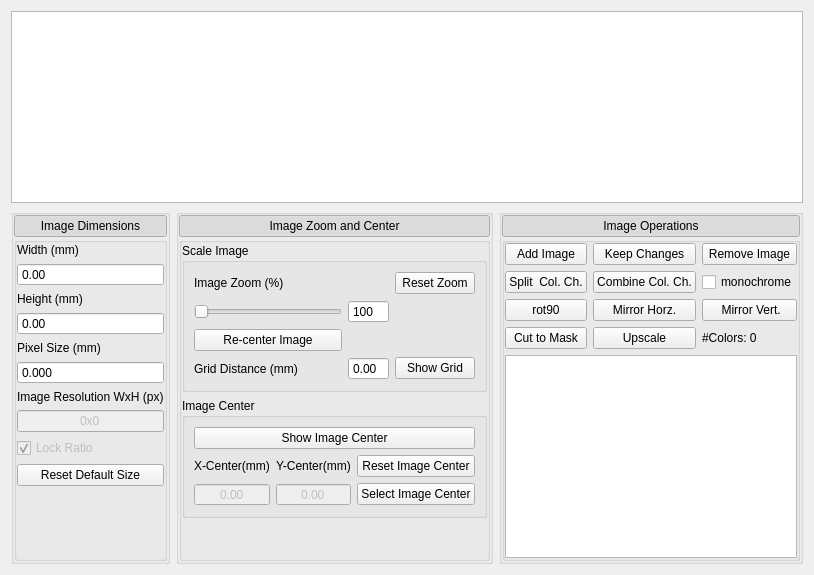
        <widget class="QWidget" name="image_tab">
         <property name="enabled">
          <bool>true</bool>
         </property>
         <attribute name="title">
          <string>Image Visualization</string>
         </attribute>
         <layout class="QGridLayout" name="gridLayout_4" rowstretch="1,0,0">
          <item row="1" column="0" rowspan="2">
           <widget class="QGroupBox" name="image_dimension_frame">
            <property name="title">
             <string/>
            </property>
            <property name="styleClass" stdset="0">
             <string>outsideFrame</string>
            </property>
            <layout class="QVBoxLayout" name="verticalLayout_21">
             <property name="spacing">
              <number>0</number>
             </property>
             <property name="leftMargin">
              <number>0</number>
             </property>
             <property name="topMargin">
              <number>0</number>
             </property>
             <property name="rightMargin">
              <number>0</number>
             </property>
             <property name="bottomMargin">
              <number>0</number>
             </property>
             <item>
              <widget class="QPushButton" name="pushButton_12">
               <property name="text">
                <string>Image Dimensions</string>
               </property>
               <property name="checkable">
                <bool>true</bool>
               </property>
               <property name="checked">
                <bool>true</bool>
               </property>
               <property name="styleClass" stdset="0">
                <string>MenuButton</string>
               </property>
              </widget>
             </item>
             <item>
              <widget class="QGroupBox" name="inside_image_dimension_frame">
               <property name="title">
                <string/>
               </property>
               <property name="styleClass" stdset="0">
                <string>insideFrame</string>
               </property>
               <layout class="QGridLayout" name="gridLayout_8">
                <property name="leftMargin">
                 <number>0</number>
                </property>
                <property name="topMargin">
                 <number>0</number>
                </property>
                <property name="rightMargin">
                 <number>0</number>
                </property>
                <property name="horizontalSpacing">
                 <number>0</number>
                </property>
                <item row="6" column="0">
                 <widget class="QLabel" name="label_23">
                  <property name="text">
                   <string>Image Resolution WxH (px)</string>
                  </property>
                 </widget>
                </item>
                <item row="7" column="0">
                 <widget class="QLineEdit" name="image_resolution_edit">
                  <property name="enabled">
                   <bool>false</bool>
                  </property>
                  <property name="sizePolicy">
                   <sizepolicy hsizetype="Minimum" vsizetype="Fixed">
                    <horstretch>0</horstretch>
                    <verstretch>0</verstretch>
                   </sizepolicy>
                  </property>
                  <property name="text">
                   <string>0x0</string>
                  </property>
                  <property name="alignment">
                   <set>Qt::AlignCenter</set>
                  </property>
                 </widget>
                </item>
                <item row="5" column="0">
                 <widget class="QDoubleSpinBox" name="pixel_size_spinbox">
                  <property name="buttonSymbols">
                   <enum>QAbstractSpinBox::NoButtons</enum>
                  </property>
                  <property name="decimals">
                   <number>3</number>
                  </property>
                  <property name="maximum">
                   <double>100.000000000000000</double>
                  </property>
                  <property name="singleStep">
                   <double>0.010000000000000</double>
                  </property>
                 </widget>
                </item>
                <item row="8" column="0">
                 <widget class="QCheckBox" name="lock_ratio_check">
                  <property name="enabled">
                   <bool>false</bool>
                  </property>
                  <property name="text">
                   <string>Lock Ratio</string>
                  </property>
                  <property name="checked">
                   <bool>true</bool>
                  </property>
                 </widget>
                </item>
                <item row="9" column="0">
                 <widget class="QPushButton" name="reset_image_size_button">
                  <property name="text">
                   <string>Reset Default Size</string>
                  </property>
                 </widget>
                </item>
                <item row="1" column="0">
                 <widget class="QDoubleSpinBox" name="width_spinbox">
                  <property name="buttonSymbols">
                   <enum>QAbstractSpinBox::NoButtons</enum>
                  </property>
                  <property name="maximum">
                   <double>1000.000000000000000</double>
                  </property>
                 </widget>
                </item>
                <item row="0" column="0">
                 <widget class="QLabel" name="width_label">
                  <property name="text">
                   <string>Width (mm)</string>
                  </property>
                 </widget>
                </item>
                <item row="2" column="0">
                 <widget class="QLabel" name="height_label">
                  <property name="text">
                   <string>Height (mm)</string>
                  </property>
                 </widget>
                </item>
                <item row="3" column="0">
                 <widget class="QDoubleSpinBox" name="height_spinbox">
                  <property name="buttonSymbols">
                   <enum>QAbstractSpinBox::NoButtons</enum>
                  </property>
                  <property name="maximum">
                   <double>1000.000000000000000</double>
                  </property>
                 </widget>
                </item>
                <item row="4" column="0">
                 <widget class="QLabel" name="label_22">
                  <property name="text">
                   <string>Pixel Size (mm)</string>
                  </property>
                 </widget>
                </item>
                <item row="10" column="0">
                 <spacer name="verticalSpacer_3">
                  <property name="orientation">
                   <enum>Qt::Vertical</enum>
                  </property>
                  <property name="sizeHint" stdset="0">
                   <size>
                    <width>20</width>
                    <height>40</height>
                   </size>
                  </property>
                 </spacer>
                </item>
               </layout>
              </widget>
             </item>
            </layout>
           </widget>
          </item>
          <item row="1" column="1" rowspan="2">
           <widget class="QGroupBox" name="zoom_center_frame">
            <property name="title">
             <string/>
            </property>
            <property name="styleClass" stdset="0">
             <string>outsideFrame</string>
            </property>
            <layout class="QVBoxLayout" name="verticalLayout_22">
             <property name="spacing">
              <number>0</number>
             </property>
             <property name="leftMargin">
              <number>0</number>
             </property>
             <property name="topMargin">
              <number>0</number>
             </property>
             <property name="rightMargin">
              <number>0</number>
             </property>
             <property name="bottomMargin">
              <number>0</number>
             </property>
             <item>
              <widget class="QPushButton" name="pushButton_13">
               <property name="text">
                <string>Image Zoom and Center</string>
               </property>
               <property name="checkable">
                <bool>true</bool>
               </property>
               <property name="checked">
                <bool>true</bool>
               </property>
               <property name="styleClass" stdset="0">
                <string>MenuButton</string>
               </property>
              </widget>
             </item>
             <item>
              <widget class="QGroupBox" name="inside_zoom_center_frame">
               <property name="title">
                <string/>
               </property>
               <property name="styleClass" stdset="0">
                <string>insideFrame</string>
               </property>
               <layout class="QGridLayout" name="gridLayout_7">
                <property name="leftMargin">
                 <number>0</number>
                </property>
                <property name="topMargin">
                 <number>0</number>
                </property>
                <property name="rightMargin">
                 <number>0</number>
                </property>
                <property name="bottomMargin">
                 <number>0</number>
                </property>
                <item row="1" column="0">
                 <widget class="QGroupBox" name="groupBox_2">
                  <property name="title">
                   <string>Image Center</string>
                  </property>
                  <property name="styleClass" stdset="0">
                   <string>verticalSubFrame</string>
                  </property>
                  <layout class="QGridLayout" name="gridLayout_21">
                   <item row="1" column="0">
                    <widget class="QLabel" name="label_15">
                     <property name="text">
                      <string>X-Center(mm)</string>
                     </property>
                    </widget>
                   </item>
                   <item row="2" column="0">
                    <widget class="QDoubleSpinBox" name="h_center_spinbox">
                     <property name="enabled">
                      <bool>false</bool>
                     </property>
                     <property name="alignment">
                      <set>Qt::AlignCenter</set>
                     </property>
                     <property name="buttonSymbols">
                      <enum>QAbstractSpinBox::NoButtons</enum>
                     </property>
                     <property name="minimum">
                      <double>-10000.000000000000000</double>
                     </property>
                     <property name="maximum">
                      <double>10000.000000000000000</double>
                     </property>
                    </widget>
                   </item>
                   <item row="1" column="1">
                    <widget class="QLabel" name="label_16">
                     <property name="text">
                      <string>Y-Center(mm)</string>
                     </property>
                    </widget>
                   </item>
                   <item row="2" column="2">
                    <widget class="QPushButton" name="set_image_center_button">
                     <property name="text">
                      <string>Select Image Center</string>
                     </property>
                     <property name="checkable">
                      <bool>true</bool>
                     </property>
                    </widget>
                   </item>
                   <item row="1" column="2">
                    <widget class="QPushButton" name="reset_image_center_button">
                     <property name="text">
                      <string>Reset Image Center</string>
                     </property>
                    </widget>
                   </item>
                   <item row="2" column="1">
                    <widget class="QDoubleSpinBox" name="v_center_spinbox">
                     <property name="enabled">
                      <bool>false</bool>
                     </property>
                     <property name="alignment">
                      <set>Qt::AlignCenter</set>
                     </property>
                     <property name="buttonSymbols">
                      <enum>QAbstractSpinBox::NoButtons</enum>
                     </property>
                     <property name="minimum">
                      <double>-10000.000000000000000</double>
                     </property>
                     <property name="maximum">
                      <double>10000.000000000000000</double>
                     </property>
                    </widget>
                   </item>
                   <item row="0" column="0" colspan="3">
                    <widget class="QPushButton" name="show_image_center_button">
                     <property name="text">
                      <string>Show Image Center</string>
                     </property>
                     <property name="checkable">
                      <bool>false</bool>
                     </property>
                    </widget>
                   </item>
                  </layout>
                 </widget>
                </item>
                <item row="0" column="0">
                 <widget class="QGroupBox" name="image_scaler_frame">
                  <property name="title">
                   <string>Scale Image</string>
                  </property>
                  <property name="styleClass" stdset="0">
                   <string>verticalSubFrame</string>
                  </property>
                  <layout class="QGridLayout" name="gridLayout_3">
                   <item row="1" column="1">
                    <widget class="QSlider" name="zoom_slider">
                     <property name="orientation">
                      <enum>Qt::Horizontal</enum>
                     </property>
                    </widget>
                   </item>
                   <item row="3" column="3">
                    <widget class="QPushButton" name="grid_toggle_button">
                     <property name="text">
                      <string>Show Grid</string>
                     </property>
                    </widget>
                   </item>
                   <item row="1" column="2">
                    <widget class="QSpinBox" name="zoom_spinbox">
                     <property name="buttonSymbols">
                      <enum>QAbstractSpinBox::NoButtons</enum>
                     </property>
                     <property name="minimum">
                      <number>10</number>
                     </property>
                     <property name="maximum">
                      <number>1000</number>
                     </property>
                     <property name="singleStep">
                      <number>1</number>
                     </property>
                     <property name="value">
                      <number>100</number>
                     </property>
                    </widget>
                   </item>
                   <item row="0" column="1">
                    <widget class="QLabel" name="zoom_label">
                     <property name="text">
                      <string>Image Zoom (%)</string>
                     </property>
                    </widget>
                   </item>
                   <item row="0" column="3">
                    <widget class="QPushButton" name="reset_zoom_button">
                     <property name="text">
                      <string>Reset Zoom</string>
                     </property>
                    </widget>
                   </item>
                   <item row="3" column="1">
                    <widget class="QLabel" name="grid_distance_label">
                     <property name="text">
                      <string>Grid Distance (mm)</string>
                     </property>
                    </widget>
                   </item>
                   <item row="3" column="2">
                    <widget class="QDoubleSpinBox" name="grid_distance_spinbox">
                     <property name="buttonSymbols">
                      <enum>QAbstractSpinBox::NoButtons</enum>
                     </property>
                    </widget>
                   </item>
                   <item row="2" column="1">
                    <widget class="QPushButton" name="recenter_image_button">
                     <property name="text">
                      <string>Re-center Image</string>
                     </property>
                    </widget>
                   </item>
                  </layout>
                 </widget>
                </item>
                <item row="2" column="0">
                 <spacer name="verticalSpacer_2">
                  <property name="orientation">
                   <enum>Qt::Vertical</enum>
                  </property>
                  <property name="sizeHint" stdset="0">
                   <size>
                    <width>20</width>
                    <height>40</height>
                   </size>
                  </property>
                 </spacer>
                </item>
               </layout>
              </widget>
             </item>
            </layout>
           </widget>
          </item>
          <item row="0" column="0" colspan="3">
           <widget class="NoScrollGraphicsView" name="image_canvas">
            <property name="mouseTracking">
             <bool>true</bool>
            </property>
            <property name="verticalScrollBarPolicy">
             <enum>Qt::ScrollBarAlwaysOff</enum>
            </property>
            <property name="horizontalScrollBarPolicy">
             <enum>Qt::ScrollBarAlwaysOff</enum>
            </property>
           </widget>
          </item>
          <item row="1" column="2" rowspan="2">
           <widget class="QGroupBox" name="image_lister_frame">
            <property name="title">
             <string/>
            </property>
            <property name="styleClass" stdset="0">
             <string>outsideFrame</string>
            </property>
            <layout class="QVBoxLayout" name="verticalLayout_20">
             <property name="spacing">
              <number>0</number>
             </property>
             <property name="leftMargin">
              <number>0</number>
             </property>
             <property name="topMargin">
              <number>0</number>
             </property>
             <property name="rightMargin">
              <number>0</number>
             </property>
             <property name="bottomMargin">
              <number>0</number>
             </property>
             <item>
              <widget class="QPushButton" name="pushButton_11">
               <property name="text">
                <string>Image Operations</string>
               </property>
               <property name="checkable">
                <bool>true</bool>
               </property>
               <property name="checked">
                <bool>true</bool>
               </property>
               <property name="styleClass" stdset="0">
                <string>MenuButton</string>
               </property>
              </widget>
             </item>
             <item>
              <widget class="QGroupBox" name="inside_image_lister_frame">
               <property name="title">
                <string/>
               </property>
               <property name="styleClass" stdset="0">
                <string>insideFrame</string>
               </property>
               <layout class="QGridLayout" name="gridLayout_9">
                <property name="leftMargin">
                 <number>0</number>
                </property>
                <property name="topMargin">
                 <number>0</number>
                </property>
                <property name="rightMargin">
                 <number>0</number>
                </property>
                <property name="bottomMargin">
                 <number>0</number>
                </property>
                <property name="horizontalSpacing">
                 <number>6</number>
                </property>
                <item row="0" column="0">
                 <widget class="QPushButton" name="add_image_button">
                  <property name="text">
                   <string>Add Image</string>
                  </property>
                 </widget>
                </item>
                <item row="0" column="1">
                 <widget class="QPushButton" name="keep_changes_button">
                  <property name="text">
                   <string>Keep Changes</string>
                  </property>
                 </widget>
                </item>
                <item row="1" column="2">
                 <widget class="QCheckBox" name="monochrome_check">
                  <property name="enabled">
                   <bool>true</bool>
                  </property>
                  <property name="text">
                   <string>monochrome</string>
                  </property>
                  <property name="checked">
                   <bool>false</bool>
                  </property>
                 </widget>
                </item>
                <item row="2" column="0">
                 <widget class="QPushButton" name="rot_image_90_button">
                  <property name="text">
                   <string>rot90</string>
                  </property>
                 </widget>
                </item>
                <item row="2" column="2">
                 <widget class="QPushButton" name="mirror_image_vertical_button">
                  <property name="text">
                   <string> Mirror Vert.</string>
                  </property>
                 </widget>
                </item>
                <item row="3" column="1">
                 <widget class="QPushButton" name="upscale_button">
                  <property name="text">
                   <string>Upscale</string>
                  </property>
                 </widget>
                </item>
                <item row="4" column="0" colspan="3">
                 <widget class="QListWidget" name="images_ListWidget">
                  <property name="acceptDrops">
                   <bool>true</bool>
                  </property>
                  <property name="dragEnabled">
                   <bool>true</bool>
                  </property>
                  <property name="dragDropMode">
                   <enum>QAbstractItemView::InternalMove</enum>
                  </property>
                  <property name="selectionMode">
                   <enum>QAbstractItemView::ExtendedSelection</enum>
                  </property>
                 </widget>
                </item>
                <item row="2" column="1">
                 <widget class="QPushButton" name="mirror_image_horizontal_button">
                  <property name="text">
                   <string>Mirror Horz.</string>
                  </property>
                 </widget>
                </item>
                <item row="1" column="1">
                 <widget class="QPushButton" name="combine_image_button">
                  <property name="text">
                   <string>Combine Col. Ch.</string>
                  </property>
                 </widget>
                </item>
                <item row="3" column="0">
                 <widget class="QPushButton" name="cut_to_mask_button">
                  <property name="enabled">
                   <bool>true</bool>
                  </property>
                  <property name="text">
                   <string>Cut to Mask</string>
                  </property>
                 </widget>
                </item>
                <item row="3" column="2">
                 <widget class="QLabel" name="number_of_colors_label">
                  <property name="text">
                   <string>#Colors: 0</string>
                  </property>
                 </widget>
                </item>
                <item row="0" column="2">
                 <widget class="QPushButton" name="remove_image_button">
                  <property name="text">
                   <string>Remove Image</string>
                  </property>
                 </widget>
                </item>
                <item row="1" column="0">
                 <widget class="QPushButton" name="split_color_button">
                  <property name="text">
                   <string>Split  Col. Ch.</string>
                  </property>
                 </widget>
                </item>
               </layout>
              </widget>
             </item>
            </layout>
           </widget>
          </item>
         </layout>
        </widget>
